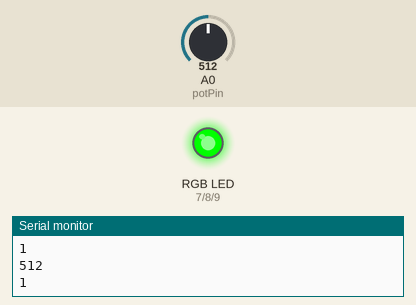
Recording of a sketch running on a simulated Arduino Uno, built with avr-gcc and run on an emulated ATmega328P. Shown: an RGB LED mixed from three pins (HIGH = lit), the last lines printed to the serial monitor. The inputs (shaded band) are chosen by the test bench; at power-on: A0 (potPin) = 512.

Above: at 1.2 s.
1.3 s: A0 (potPin) set to 672
2.8 s: A0 (potPin) set to 691
At 3.7 s:
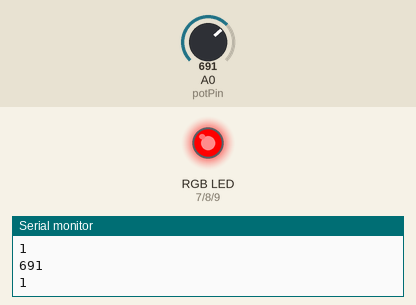
4.3 s: A0 (potPin) set to 306
At 5.0 s:
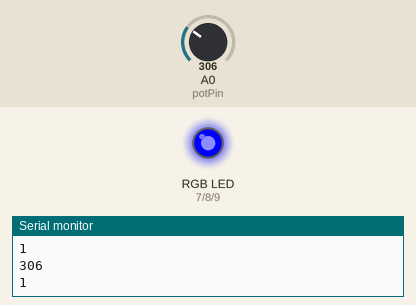
5.9 s: A0 (potPin) set to 334
7.4 s: A0 (potPin) set to 354
At 8.6 s:
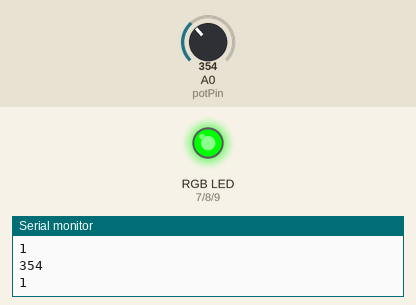
8.9 s: A0 (potPin) set to 122
At 10.0 s:
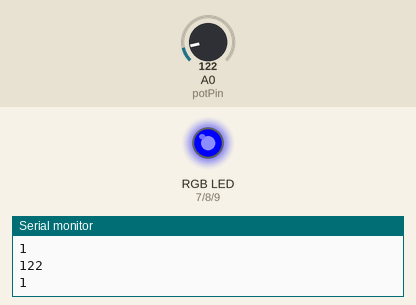
Timing chart, 0 to 11.5 s (numbered marks = the images above; inputs shaded):
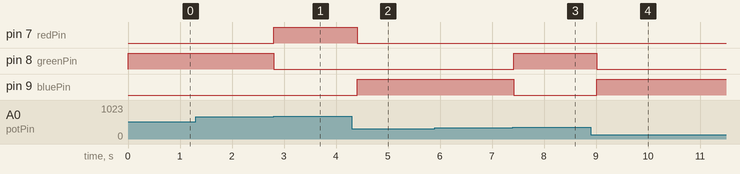

Measured:
- the behaviour switches between 681 and 682 on A0 (potPin) (found by bisection; images 0 and 1)
- the behaviour switches between 340 and 341 on A0 (potPin) (found by bisection; images 2 and 3)
- after the input at 2.8 s, pin 7 (redPin): LOW → HIGH at once; pin 8 (greenPin): HIGH → LOW at once
- after the input at 4.3 s, pin 7 (redPin): HIGH → LOW after 0.11 s; pin 9 (bluePin): LOW → HIGH after 0.11 s
- after the input at 7.4 s, pin 8 (greenPin): LOW → HIGH at once; pin 9 (bluePin): HIGH → LOW at once
- after the input at 8.9 s, pin 8 (greenPin): HIGH → LOW after 0.12 s; pin 9 (bluePin): LOW → HIGH after 0.12 s

The sketch:

pot_controlled_rgb_individual.ino
```cpp
int maxPotValue = 1024;
int potPin = A0;
int redPin = 7;
int greenPin = 8;
int bluePin = 9;


int redOut = 0;
int blueOut = 0;
int greenOut = 0;

void setup() {
  Serial.begin(9600);
  pinMode(redPin, OUTPUT);
  pinMode(greenPin, OUTPUT);
  pinMode(bluePin, OUTPUT);
}

void loop() {
  int potValue = analogRead(potPin);
  Serial.print(potValue);
  Serial.print("\n");
  Serial.print(potValue >= maxPotValue*(2/3));
  Serial.print("\n");

  if (potValue >= maxPotValue*2/3){
    digitalWrite(redPin, HIGH);
    digitalWrite(greenPin, LOW);
    digitalWrite(bluePin, LOW);
  }
  else if (potValue >= maxPotValue*1/3){
    digitalWrite(redPin, LOW);
    digitalWrite(greenPin, HIGH);
    digitalWrite(bluePin, LOW);
  }
  else {
    digitalWrite(redPin, LOW);
    digitalWrite(greenPin, LOW);
    digitalWrite(bluePin, HIGH);
  }
  delay(200);
}
```
